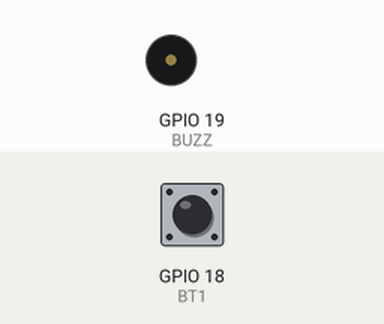
This sketch was run on a simulated ESP32. Parts: buzzer (waves = sounding, pin HIGH). The test bench sets the inputs (shaded band); at power-on: GPIO 18 (BT1) HIGH.

Above: at 1.2 s.
1.3 s: GPIO 18 (BT1) pulled LOW for 0.15 s
At 2.6 s:
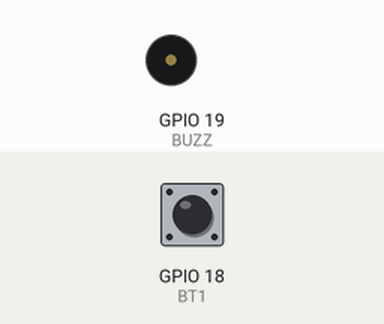
2.9 s: GPIO 18 (BT1) pulled LOW for 3.2 s
At 6.7 s:
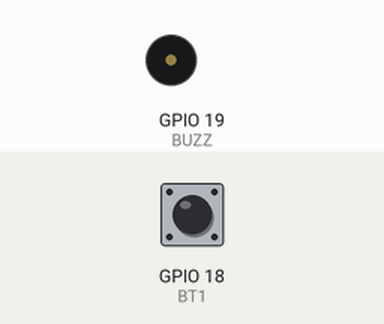
Timing chart, 0 to 8.2 s (numbered marks = the images above; inputs shaded):
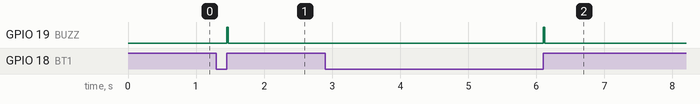

The sketch:

Control.ino
```cpp
//Realizado por:
//Javier Alejandro Pérez Marín 20183
//Gerardo Paz Fuentes 20173
#include <HardwareSerial.h>
#define BT1 18
#define BUZZ 19

int tiempo = 0;

void jump(void);

HardwareSerial SerialPort(2); // use UART2

void setup() {

  SerialPort.begin(9600, SERIAL_8N1, 16, 17);

  //Salidas
  pinMode(BUZZ, OUTPUT); //Se define pin 19 como output para buzzer

  //Entradas
  pinMode(BT1, INPUT_PULLUP); //Se define pin 18 como input en pull up

  //Interrupciones
  attachInterrupt(digitalPinToInterrupt(BT1), jump, RISING); //Se define interrupción para pulsación de botón

}

void loop() {
  if (tiempo){
    digitalWrite(BUZZ, HIGH);
    delay(25);
    tiempo = 0;
    SerialPort.write(1);
  }
  else
    digitalWrite(BUZZ, LOW);
}

void jump() {
  tiempo = 1;
}
```

Measured:
- after the input at 1.3 s, GPIO 19 (BUZZ): LOW → HIGH after 0.15 s, → LOW 0.03 s later
- after the input at 2.9 s, GPIO 19 (BUZZ): LOW → HIGH after 3.2 s, → LOW 0.03 s later
